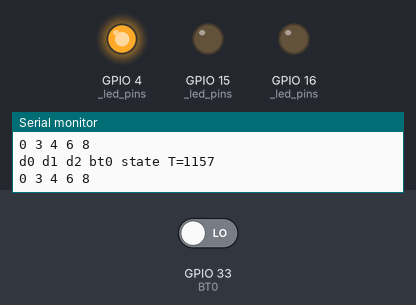
This sketch was run on a simulated ESP32. Shown: output pins drawn as LEDs (lit = HIGH), the last lines printed to the serial monitor. Dashed ring = blinking. The test bench sets the inputs (shaded band); at power-on: GPIO 33 (BT0) LOW.

Above: at 1.2 s.
1.3 s: GPIO 33 (BT0) driven HIGH
At 2.2 s:
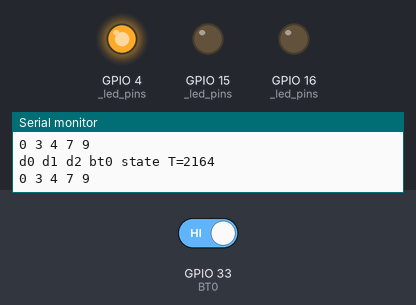
2.8 s: GPIO 33 (BT0) driven LOW
At 3.4 s:
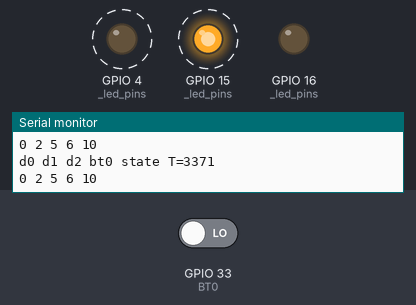
At 3.9 s:
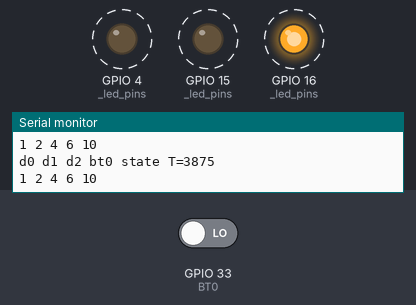
Timing chart, 0 to 11.8 s (numbered marks = the images above; inputs shaded):
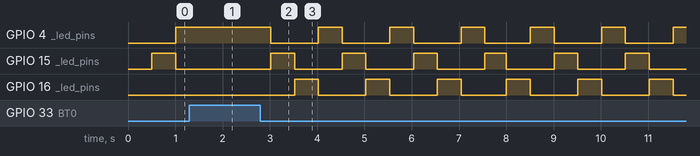

The sketch:

Modul01_Praktikum5.ino
```cpp
/* Program : Running LED State Driven
* Menyalakan 3 LED sesuai tombol
* Tidak ditekan: jalan ke kiri/kanan
* Ditekan: berhenti
* Dilepas: ganti arah
* Status LED, tombol, dan waktu tampil ke serial plotter
* Belajar:
* - algoritma state-driven
* - event waktu
*
* (c) Eko M. Budi, 2023
*/

#define BAUD 500000

// Pin Standar kit ESCOPE 2022 ESP32
#define AO0 26
#define AO1 25

#define DO0 12
#define DO1 14
#define DO2 27
#define DO3 13

#define AI0 36
#define AI1 39

#define DI0 34
#define DI1 35
#define DI2 32
#define DI3 17

#define LED0 16
#define LED1 4
#define LED2 15

#define BT0 33

// Pewaktuan --------------------------------
// event periodik 500 ms
#define PERIODE 500
long _t_last; // waktu aksi sebelumnya
bool _t_event; // event waktu

// memulai event waktu periodik
void tReset() {
 _t_last = millis();
}

boolean tIsTime() {
 if ((millis()-_t_last) < PERIODE) return false;
 _t_last = _t_last + PERIODE;
 return true;
}

// I/O Tombol -----------------------------------
bool _bt0; // data global penekanan tombol

// I/O LED 3 buah ------------------------------
// menggunakan array untuk permudah
#define N_LED 3

// data global LED
int _led_pins[N_LED]={LED0, LED1, LED2};
bool _led_status[N_LED]={1,0,0};

// output semua LED sesuai status
void ledWriteAll() {
  for(int i=0; i<N_LED; i++) {
    digitalWrite(_led_pins[i], _led_status[i]);
  }
}

// putar LED ke kiri
void ledRotateLeft() {
  bool temp=_led_status[0];
  for(int i=0; i<N_LED-1; i++) {
    _led_status[i] = _led_status[i+1];
  }
  _led_status[N_LED-1] = temp;
}

// putar LED ke kanan
void ledRotateRight() {
  bool temp=_led_status[N_LED-1];
  for(int i=N_LED-1; i>0; i--) {
    _led_status[i] = _led_status[i-1];
  }
  _led_status[0] = temp;
}

// FSA -------------------------------------
// definisi state, bisa pakai konstanta
// #KIRI 0
// #HENTI_KIRI 1
// dst
// namun bahasa C punya cara lebih singkat pakai enum
enum {KIRI, HENTI_KIRI, KANAN, HENTI_KANAN};
int _state = KIRI;

// Fungsi-fungsi state
// Algoritma dasar, sesuai state:
// - jika ada event, aksi, ganti state
void stateKiri() {
  if (_bt0) {
    // tak ada aksi
    _state = HENTI_KIRI; // ubah state
  }
  else if (_t_event) {
    ledRotateLeft(); // aksi
    ledWriteAll();
    // tak ubah state
  }
}

void stateHentiKiri() {
  if (!_bt0) {
    // tak ada aksi
    _state = KANAN; // ubah state
  }
}
void stateKanan() {
  // betulkan !
  if (_bt0) {
    _state = HENTI_KANAN;
  } else if (_t_event) {
    ledRotateRight();
    ledWriteAll();
  }
}

void stateHentiKanan() {
  // betulkan !
  if (!_bt0) {
    _state = KIRI;
  }
}

// Serial plotter -----------------------------
// Fungsi untuk plot data ke serial plotter
void plotData() {
  // print header dengan waktu
  Serial.printf("d0 d1 d2 bt0 state T=%lu\n", millis());

  // print data
  Serial.printf("%d %d %d %d %d\n",
  _led_status[0],
  _led_status[1] + 2,
  _led_status[2] + 4,
  _bt0 + 6,
  _state + 8);
}

// UTAMA ------------------------------------
void setup() {
  Serial.begin(BAUD);
  Serial.println("\nRunning LED State Driven");

  // Siapkan mode I/O
  pinMode(BT0, INPUT);
  for (int i=0; i<N_LED; i++) {
    pinMode(_led_pins[i], OUTPUT);
  }

  // siapkan waktu
  tReset();
  // Header Plot
  Serial.println("d0 d1 d2 bt0 state");
}

// loop dengan algoritma state-driven
void loop() {
  // baca semua input (event)
  _t_event = tIsTime();
  _bt0 = digitalRead(BT0);

  // pemilihan state
  switch(_state) {
    case HENTI_KANAN : stateHentiKanan(); break;
    case HENTI_KIRI : stateHentiKiri(); break;
    case KIRI : stateKiri(); break;
    case KANAN : stateKanan(); break;
  }

  // kirim ke serial plotter
  plotData();
  delay(50);
}
```

Measured:
- after the input at 1.3 s, GPIO 4 (_led_pins): stays HIGH (without the input it goes to LOW after 0.21 s); GPIO 15 (_led_pins): stays LOW (without the input it goes to HIGH after 0.71 s); GPIO 16 (_led_pins): stays LOW (without the input it goes to HIGH after 0.21 s)
- after the input at 2.8 s, GPIO 4 (_led_pins), GPIO 15 (_led_pins): alternates HIGH for 0.50 s and LOW for 1.0 s, starting after 0.22 s; GPIO 16 (_led_pins): alternates HIGH for 0.50 s and LOW for 1.0 s, starting after 0.72 s
